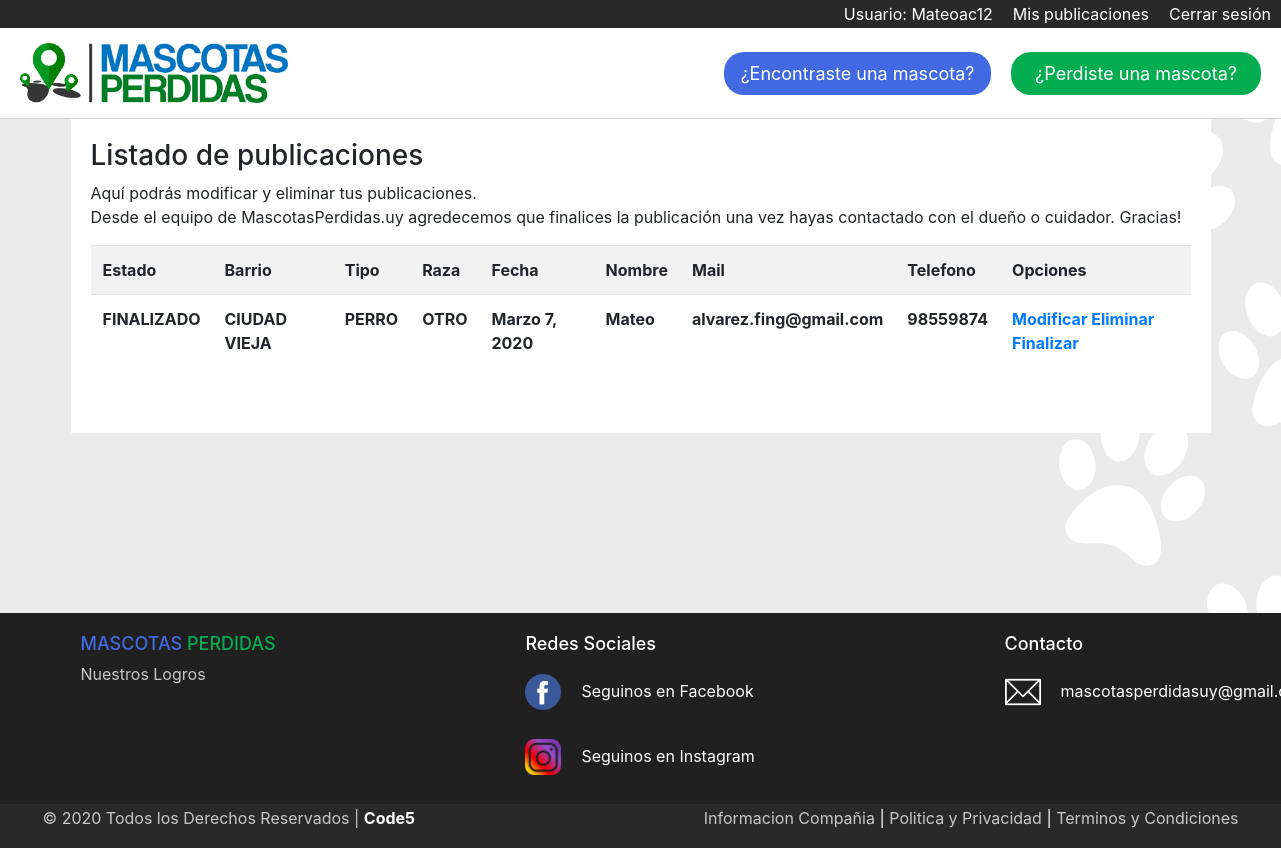
Screenshot of /listado_publicaciones/ (signed in) with the database file from the repository.
### Mascotas/models.py (models this page shows)
class MascotaPerdida(models.Model):
    estado = models.CharField(max_length=40)
    imagen = models.ImageField(null=True, blank=True)  # <---- NO SACAR EL NULL NI EL BLANK QUE SE ROMPE LA BBDD
    barrio = models.ForeignKey(Barrio, on_delete=models.CASCADE)
    tipo = models.ForeignKey(Tipo, on_delete=models.CASCADE)
    raza = models.ForeignKey(Raza, on_delete=models.CASCADE)
    fecha = models.DateField()
    nombre = models.CharField(max_length=40)
    mail = models.EmailField()
    telefono = models.IntegerField()
    descripcion = models.TextField()

class Barrio(models.Model):
    lugar = models.CharField(max_length=40)  # <---- Para indicar el barrio donde se perdio
    def __str__(self):
        return self.lugar

class Tipo(models.Model):
    especie = models.CharField(max_length=40)  # <---- Para indicar si es perro, gato, etc.
    def __str__(self):
        return self.especie

class Raza(models.Model):
    tipo = models.CharField(max_length=40)  # <---- Para indicar la raza del animal
    def __str__(self):
        return self.tipo

### Mascotasperdidas/views.py (the view)
# urls.py: path('listado_publicaciones/', Listado_publicaciones, name='listado_publicaciones'),
@login_required
def Listado_publicaciones(request):
    listado = MascotaPerdida.objects.all()
    data = {
        'listado': listado
    }
    return render(request, 'listado_publicaciones.html', data)

### Mascotasperdidas/templates/listado_publicaciones.html (shortened to what this page needs)
{% extends 'base.html' %}
{% load static %}
{% block contenido %}
{% if user.is_authenticated %}
    <h3>Listado de publicaciones</h3>
    <table class="table table-striped">
        <tr>
            <th>Estado</th>
            <th>Barrio</th>
            <th>Tipo</th>
            <th>Raza</th>
            <th>Fecha</th>
            <th>Nombre</th>
            <th>Mail</th>
            <th>Telefono</th>
            <th>Opciones</th>
        </tr>
        {% for l in listado %}
            {% if user.email == l.mail %}
                <p>Aquí podrás modificar y eliminar tus publicaciones. <br>
                    Desde el equipo de MascotasPerdidas.uy agredecemos que finalices la publicación una vez hayas contactado con el dueño o cuidador. Gracias!</p>
                <tr>
                    <th>{{ l.estado }}</th>
                    <th>{{ l.barrio }}</th>
                    <th>{{ l.tipo }}</th>
                    <th>{{ l.raza }}</th>
                    <th>{{ l.fecha }}</th>
                    <th>{{ l.nombre }}</th>
                    <th>{{ l.mail }}</th>
                    <th>{{ l.telefono }}</th>
                    <th>
                        <a href="{% url 'modificar_publicaciones' l.id %}">Modificar</a>
                        <a href="#" onclick="ConfirmarEliminacion({{l.id}})">Eliminar</a>
                        <a href="#" onclick="Finalizar({{l.id}})">Finalizar</a>
                    </th>
                </tr>
            {% endif %}
        {% endfor %}
    </table>
{% else %}
    <h3>Debe iniciar sesión para ver el listado</h3>
{% endif %}
{% endblock %}

### Mascotasperdidas/templates/base.html (shortened to what this page needs)
{% load static %}
<!DOCTYPE html>
<html lang="es">
<head>
    <link rel="stylesheet" href="https://stackpath.bootstrapcdn.com/bootstrap/4.4.1/css/bootstrap.min.css">
    <link rel="stylesheet" href="{% static 'css/style.css' %}">
</head>
<body>
    <div id="login_logout">
        {% if user.is_authenticated %}
            <a href="{% url 'logout' %}">Cerrar sesión</a>
            <a href="{% url 'listado_publicaciones' %}">Mis publicaciones</a>
            <a href="#">Usuario: {{ user.username }}</a>
        {% else %}
            <a href="{% url 'registro_usuario' %}">Registrarse</a>
            <a href="{% url 'login' %}">Iniciar sesión</a>
        {% endif %}
    </div>
    <header id="header_principal">
        <figure id="logotipo">
            <a href="{% url 'home' %}">
                <img src="{% static 'img/Logo.png' %} "alt="logo" height="60px">
            </a>
        </figure>
        <div id="encontrado_perdido">
            <a href="{% url 'nuevo_ingreso_encontrado' %}" id="boton_encontrada">¿Encontraste una mascota?</a>
            <a href="{% url 'nuevo_ingreso_perdido' %}" id="boton_perdida">¿Perdiste una mascota?</a>
        </div>
    </header>
    <section class="container">
        {% block contenido %}
        {% endblock %}
    </section>
    <footer>
        <div class="footer_principal">
             <div class="footer_alto">
                 <div class="columna_uno">
                     <h4><span style="color: royalblue;">MASCOTAS</span> <span style="color: rgb(3, 173, 80);">PERDIDAS</span></h4>
                     <a href="{% url 'historial' %}" class="copyright"> Nuestros Logros</a>
                 </div>
                 <div class="columna_dos">
                     <h4>Redes Sociales</h4>
                     <div class="contacto_redsocial">
                        <img src="{% static 'img/facebook.png' %}" height="36px">
                        <p>Seguinos en Facebook</p>
                     </div>
                     <div class="contacto_redsocial">
                        <img src="{% static 'img/instagram.png' %}" height="36px">
                        <p>Seguinos en Instagram</p>
                     </div>
                 </div>
                 <div class="columna_tres">
                     <h4>Contacto</h4>
                     <div class="contenido_columna_tres">
                        <img src="{% static 'img/contact.png' %}">
                        <p>mascotasperdidasuy@gmail.com</p>
                     </div>
                 </div>
             </div>
         </div>
         <div class="footer_bajo">
                <div class="derechos_info">
                     <div>
                        <p class="copyright">© 2020 Todos los Derechos Reservados | <a href="">Code5</a></p>
                     </div>
                     <div class="informacion">
                         <a href="#">Informacion Compañia</a> | <a href="#">Politica y Privacidad</a> | <a href="#">Terminos y Condiciones</a>
                     </div>
                 </div>
             </div>
     </footer>
</body>
</html>

### Mascotasperdidas/static/css/style.css (style rules this page uses)
body { background: url('/static/img/background.png') no-repeat center center fixed; background-size: cover; min-height: 100vh; }
#login_logout { background-color: rgb(41, 41, 41); overflow: hidden; }
#login_logout > a { display: inline-block; padding: 2px 10px 0px 10px; color: white; text-decoration: none; border-bottom: rgb(41, 41, 41) 2px solid; float: right; }
#header_principal { padding: 15px 20px; background-color: white; border-bottom: lightgray 1px solid; overflow: hidden; position: sticky; top: 0; z-index: 1; }
#logotipo { margin: 0; float: left; }
#encontrado_perdido { display: inline-block; float: right; position: relative; top: 9px; }
#boton_encontrada { display: inline-block; padding: 8px 16px; text-decoration: none; color: white; font-size: 18px; border-radius: 20px; min-width: 250px; text-align: center; background-color: royalblue; margin-right: 16px; }
#boton_perdida { display: inline-block; padding: 8px 16px; text-decoration: none; color: white; font-size: 18px; border-radius: 20px; min-width: 250px; text-align: center; background-color: rgb(3, 173, 80); }
.container { background-color: white; padding: 20px 20px 50px 20px; }
footer { width: 100%; background: #202020; color: white; }
.footer_principal { width: 100%; max-width: 1200px; margin: auto; margin-top: 180px; padding: 20px 40px; }
.footer_alto { display: flex; justify-content: space-between; }
.columna_uno { max-width: 400px; }
.columna_uno h4 { font-size: 18px; }
.columna_dos { max-width: 400px; }
.columna_dos h4 { font-size: 18px; }
.contacto_redsocial { margin-top: 20px; display: flex; }
.contacto_redsocial p { margin-top: 5px; margin-left: 20px; }
.columna_tres { max-width: 400px; }
.columna_tres h4 { font-size: 18px; }
.contenido_columna_tres { margin-top: 20px; display: flex; }
.contenido_columna_tres img { width: 36px; height: 36px; }
.contenido_columna_tres p { margin-top: 5px; margin-left: 20px; max-width: 140px; }
.footer_bajo { width: 100%; background: rgb(41, 41, 41); }
.derechos_info { max-width: 1200px; margin: auto; display: flex; justify-content: space-between; padding: 2px; }
.copyright { color: #C7C7C7; }
.copyright a { text-decoration: none; color: white; font-weight: bold; }
.informacion a { text-decoration: none; color: #C7C7C7; }

### rows the page displays
MascotaPerdida: estado "FINALIZADO", barrio "CIUDAD VIEJA", tipo "PERRO", raza "OTRO", fecha "Marzo 7, 2020", nombre "Mateo", mail "alvarez.fing@gmail.com", telefono "98559874"

### other values shown
{{ user.username }} "Mateoac12"
